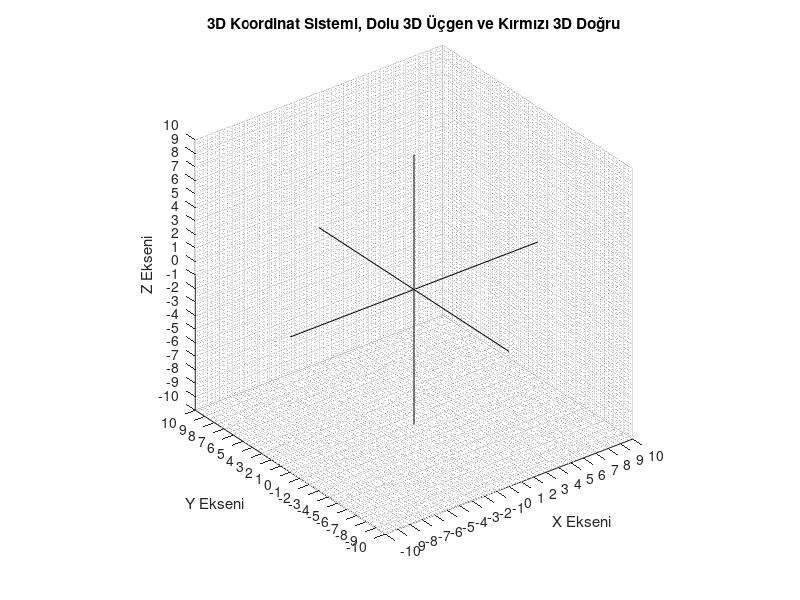

MATLAB code for this plot:
function func_ust3D()
clear all;
close all;
clc;
% Yeni bir 3D grafik penceresi açın
figure;
grid on;
view(3); % 3D görünümü etkinleştir

% Koordinat sistemi çizimi
plot3([0, 0], [0, 0], [-10, 10], 'k'); % Z ekseni
hold on;
plot3([0, 0], [-10, 10], [0, 0], 'k'); % Y ekseni
plot3([-10, 10], [0, 0], [0, 0], 'k'); % X ekseni
hold on;
grid on;
grid minor
set(gca,'xtick',[-10:1:10]);
set(gca,'ytick',[-10:1:10]);
set(gca,'ztick',[-10:1:10]);
axis equal;  % Eşit oranlı bir ekseni etkinleştir
title('3D Koordinat Sistemi, Dolu 3D Üçgen ve Kırmızı 3D Doğru');
xlabel('X Ekseni');
ylabel('Y Ekseni');
zlabel('Z Ekseni');

end
